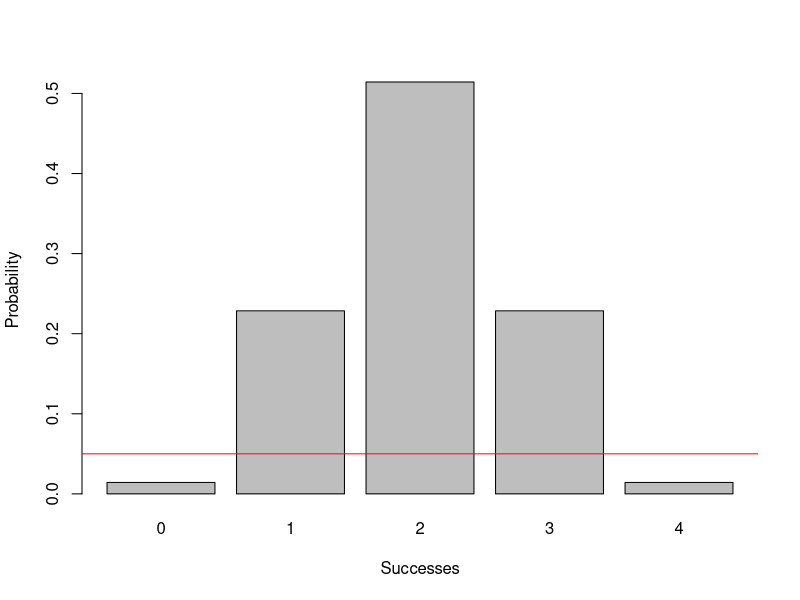
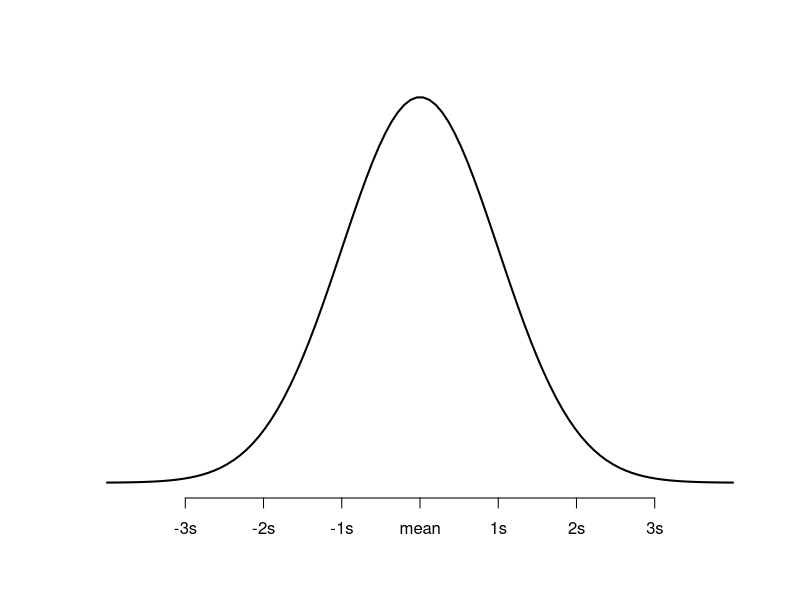
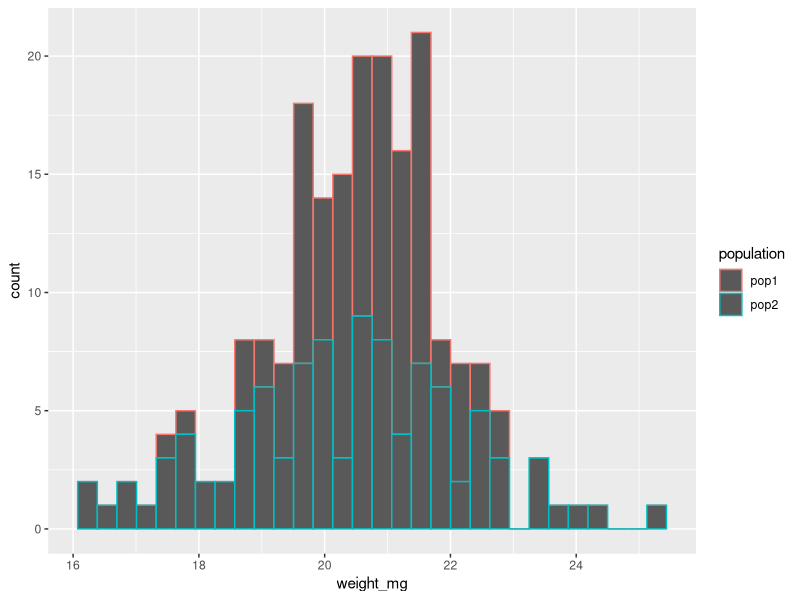
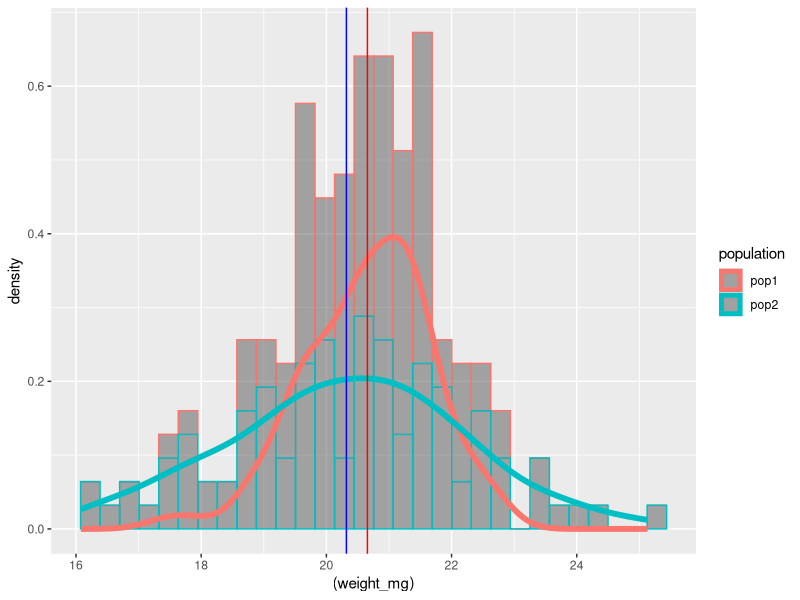
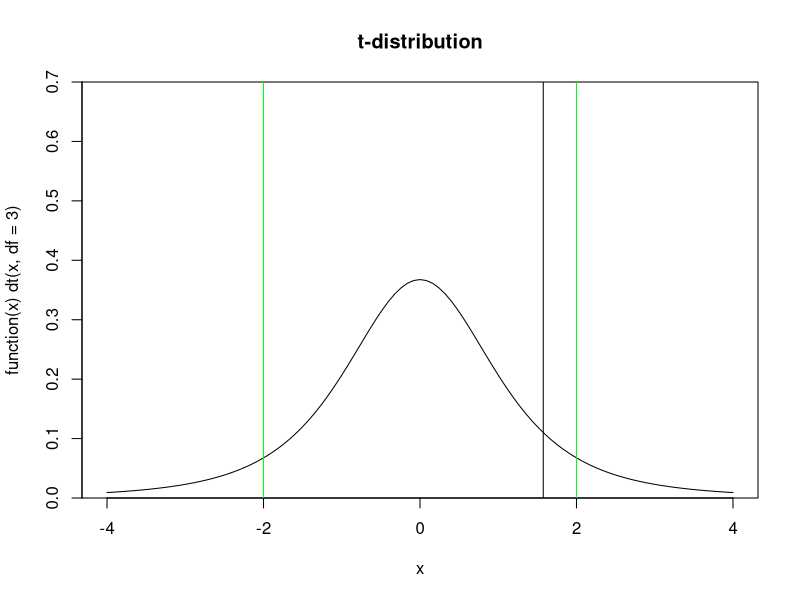

These figures' R source, in order:
####Initialize####
library(ggplot2)
library(tidyverse)
library(pwr)
####Distributions####
x_dhyper <- seq(0, 4, by = 1)

# Apply dhyper function
y_dhyper <- dhyper(x_dhyper, m = 4, n = 4, k = 4)   

# Plot dhyper values
barplot(y_dhyper, ylab = "Probability", xlab = "Successes", names.arg = c(0,1,2,3,4)) 
abline (h=0.05, col="red")

#Create a sequence of 100 equally spaced numbers between -4 and 4
x <- seq(-4, 4, length=100)

#create a vector of values that shows the height of the probability distribution
#for each value in x
y <- dnorm(x)

#plot x and y as a scatterplot with connected lines (type = "l") and add
#an x-axis with custom labels
plot(x,y, type = "l", lwd = 2, axes = FALSE, xlab = "", ylab = "")
axis(1, at = -3:3, labels = c("-3s", "-2s", "-1s", "mean", "1s", "2s", "3s"))


#generate normally distributed random numbers
pop1=rnorm(100,20.5,1)
pop2=rnorm(100,20,2)

tickwts <- cbind(pop1,pop2)
View(tickwts)
tickwts <- as_tibble(tickwts)


tickwts <- as_tibble(tickwts) %>% 
  pivot_longer(
    everything(),
    names_to = "population",
    values_to = "weight_mg"
  ) %>%
  arrange(population)

plot <- tickwts %>% 
  ggplot(aes(x=population,
             y=weight_mg)) +
  geom_point(size = 3)

boxplot <- tickwts %>% 
  ggplot(aes(x=population,
             y=weight_mg)) +
  geom_boxplot()

histo <- tickwts %>% 
  ggplot(aes(y=weight_mg, color=population)) +
  geom_histogram() +
  coord_flip()
histo

ggplot(tickwts, aes(x = (weight_mg),
                    y = after_stat(density),
                    color=population)) + 
  geom_histogram(alpha =0.5) +
  geom_density( 
    size = 2) +
  geom_vline(xintercept=mean(pop1), color="red") +
  geom_vline(xintercept=mean(pop2), color="blue")


ttest <- t.test(pop1,pop2)
ttest
tstat <- ttest$statistic
tstat


pwr.t.test(100,0.1,0.05)


plot(function(x) dt(x, df = 3), -4, 4, ylim = c(0, 0.7),
     main = "t-distribution", yaxs = "i")
abline(v=-2, col="green")
abline(v=2,col="green")
       abline(v=tstat)
